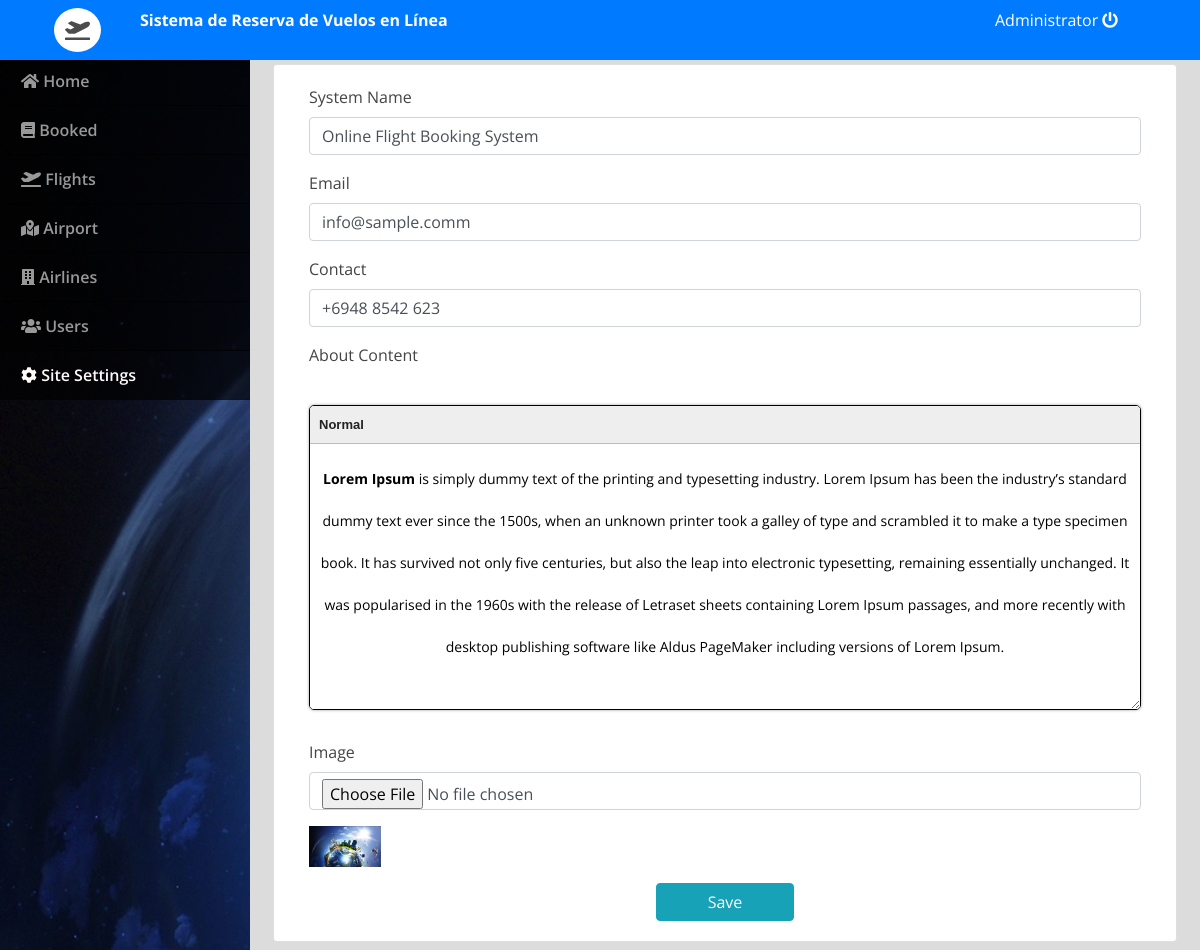
Page /admin/index.php?page=site_settings (signed in) on the earlier database version.
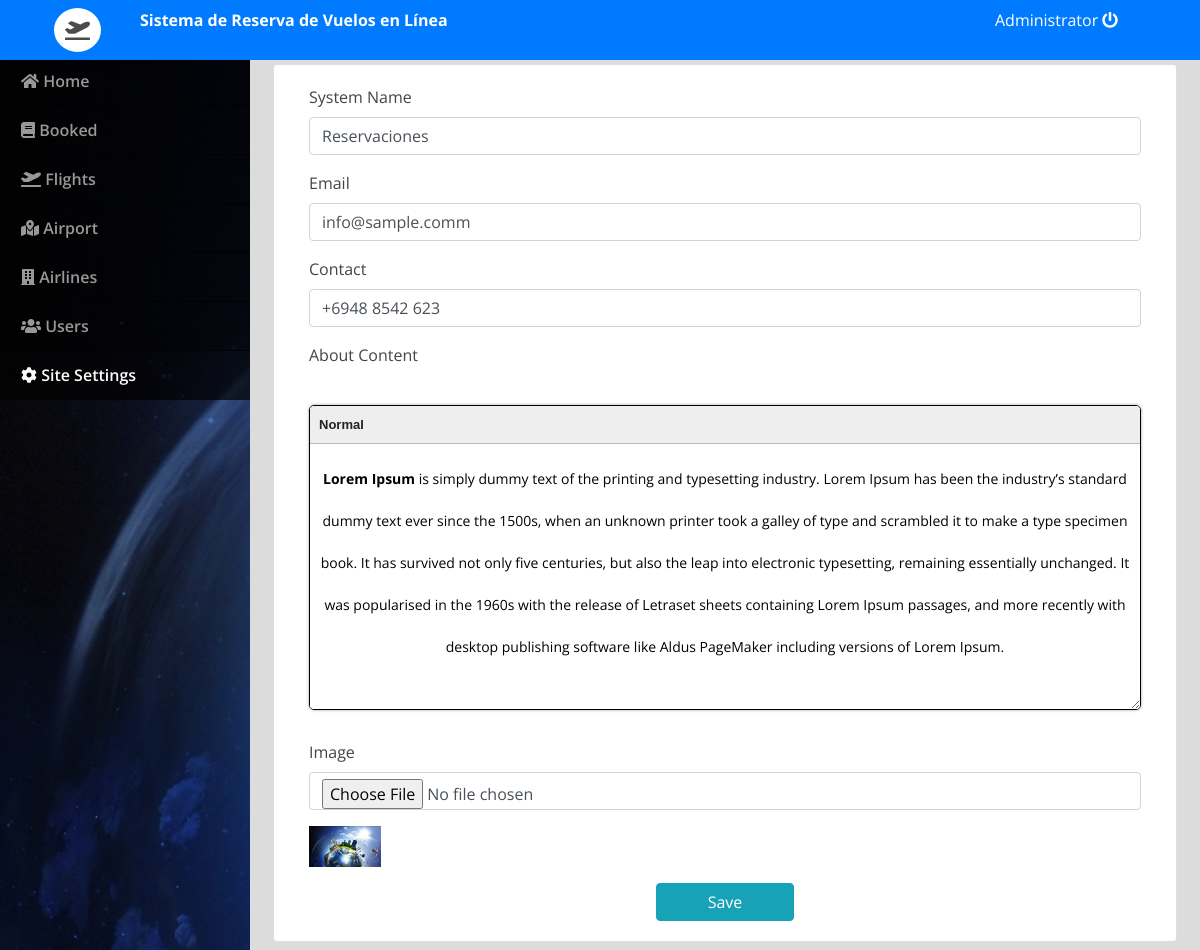
Same page on the later database version.
### tables this page shows
CREATE TABLE `system_settings` (
  `id` int(30) NOT NULL,
  `name` text NOT NULL,
  `email` varchar(200) NOT NULL,
  `contact` varchar(20) NOT NULL,
  `cover_img` text NOT NULL,
  `about_content` text NOT NULL
);

### admin/site_settings.php (the view, shortened to what this page needs)
<?php
include 'db_connect.php';
$qry = $conn->query("SELECT * from system_settings limit 1");
if($qry->num_rows > 0){
	foreach($qry->fetch_array() as $k => $val){
		$meta[$k] = $val;
	}
}
 ?>
<div class="container-fluid">
	<div class="card col-lg-12">
		<div class="card-body">
			<form action="" id="manage-settings">
				<div class="form-group">
					<label for="name" class="control-label">System Name</label>
					<input type="text" class="form-control" id="name" name="name" value="<?php echo isset($meta['name']) ? $meta['name'] : '' ?>" required>
				</div>
				<div class="form-group">
					<label for="email" class="control-label">Email</label>
					<input type="email" class="form-control" id="email" name="email" value="<?php echo isset($meta['email']) ? $meta['email'] : '' ?>" required>
				</div>
				<div class="form-group">
					<label for="contact" class="control-label">Contact</label>
					<input type="text" class="form-control" id="contact" name="contact" value="<?php echo isset($meta['contact']) ? $meta['contact'] : '' ?>" required>
				</div>
				<div class="form-group">
					<label for="about" class="control-label">About Content</label>
				</div>
				<div class="form-group">
					<label for="" class="control-label">Image</label>
					<input type="file" class="form-control" name="img" onchange="displayImg(this,$(this))">
				</div>
				<div class="form-group">
					<img src="<?php echo isset($meta['cover_img']) ? '../assets/img/'.$meta['cover_img'] :'' ?>" alt="" id="cimg">
				</div>
				<center>
					<button class="btn btn-info btn-primary btn-block col-md-2">Save</button>
				</center>
			</form>
		</div>
	</div>
</div>

### admin/index.php (shortened to what this page needs)
<!DOCTYPE html>
<html lang="en">
<head>
<?php
 include('./header.php');
 ?>
</head>
<body>
	<?php include 'topbar.php' ?>
	<?php include 'navbar.php' ?>
  <main id="view-panel" >
      <?php $page = isset($_GET['page']) ? $_GET['page'] :'home'; ?>
  	<?php include $page.'.php' ?>
  </main>
</body>
</html>

### admin/header.php (shortened to what this page needs)
  <link rel="stylesheet" href="assets/font-awesome/css/all.min.css">
<link href="assets/vendor/bootstrap/css/bootstrap.min.css" rel="stylesheet">
<link href="assets/vendor/icofont/icofont.min.css" rel="stylesheet">
<link href="assets/vendor/boxicons/css/boxicons.min.css" rel="stylesheet">
<link href="assets/vendor/venobox/venobox.css" rel="stylesheet">
<link href="assets/vendor/animate.css/animate.min.css" rel="stylesheet">
<link href="assets/vendor/remixicon/remixicon.css" rel="stylesheet">
<link href="assets/vendor/owl.carousel/assets/owl.carousel.min.css" rel="stylesheet">
<link href="assets/vendor/bootstrap-datepicker/css/bootstrap-datepicker.min.css" rel="stylesheet">
<link href="assets/DataTables/datatables.min.css" rel="stylesheet">
<link href="assets/css/jquery.datetimepicker.min.css" rel="stylesheet">
<link href="assets/css/select2.min.css" rel="stylesheet">
<link href="assets/css/style.css" rel="stylesheet">
<link type="text/css" rel="stylesheet" href="assets/css/jquery-te-1.4.0.css">

### admin/topbar.php (shortened to what this page needs)
<nav class="navbar navbar-light fixed-top bg-primary" style="padding:0;">
  <div class="container-fluid mt-2 mb-2">
  	<div class="col-lg-12">
  		<div class="col-md-1 float-left" style="display: flex;">
  			<div class="logo">
  				<span class="fa fa-plane-departure"></span>
  			</div>
  		</div>
      <div class="col-md-4 float-left text-white">
        <large><b>Sistema de Reserva de Vuelos en Línea</b></large>
      </div>
	  	<div class="col-md-2 float-right text-white">
	  		<a href="ajax.php?action=logout" class="text-white"><?php echo $_SESSION['login_name'] ?> <i class="fa fa-power-off"></i></a>
	    </div>
    </div>
  </div>
</nav>

### admin/navbar.php (shortened to what this page needs)
<nav id="sidebar" class='mx-lt-5 bg-dark' >
		<div class="sidebar-list">
				<a href="index.php?page=home" class="nav-item nav-home"><span class='icon-field'><i class="fa fa-home"></i></span> Home</a>
				<a href="index.php?page=booked" class="nav-item nav-booked"><span class='icon-field'><i class="fa fa-book"></i></span> Booked</a>
				<a href="index.php?page=flights" class="nav-item nav-flights"><span class='icon-field'><i class="fa fa-plane-departure"></i></span> Flights</a>
				<a href="index.php?page=airport" class="nav-item nav-airport"><span class='icon-field'><i class="fa fa-map-marked-alt"></i></span> Airport</a>
				<a href="index.php?page=airport" class="nav-item nav-airport"><span class='icon-field'><i class="fa fa-building"></i></span> Airlines</a>
				<?php if($_SESSION['login_type'] == 1): ?>
				<a href="index.php?page=users" class="nav-item nav-users"><span class='icon-field'><i class="fa fa-users"></i></span> Users</a>
				<a href="index.php?page=site_settings" class="nav-item nav-site_settings"><span class='icon-field'><i class="fa fa-cog"></i></span> Site Settings</a>
			<?php endif; ?>
		</div>
</nav>

### admin/assets/css/style.css (style rules this page uses)
body { font-family: "Open Sans", sans-serif; color: #444444; width: 100%; height: calc(100%); }
a { color: #1977cc; }
nav#sidebar { height: calc(100%); position: fixed; z-index: 99; left: 0; width: 250px; background: url(../../../assets/img/travel-cover.jpg); background-repeat: no-repeat; background-size: cover; }
a.nav-item { position: relative; display: block; padding: .75rem 1.25rem; margin-bottom: -1px; border: 1px solid rgba(0,0,0,.125); background-color: #000000c4; color: #989898; font-weight: 600; }
a.nav-item:hover, .nav-item.active { background-color: #000000ad; color: #fffafa; }
main#view-panel { margin-left: 250px; width:calc(100% - 250px); margin-top: 3.5rem; padding: .5em }

### admin/index.php (style rules this page uses)
body { background: #80808045; }

### admin/topbar.php (style rules this page uses)
.logo { margin: auto; font-size: 20px; background: white; padding: 7px 11px; border-radius: 50% 50%; color: #000000b3; }

### admin/site_settings.php (style rules this page uses)
img#cimg { max-height: 10vh; max-width: 6vw; }

Differences in the rows shown:
changed system_settings "info@sample.comm": name "Online Flight Booking System" → "Reservaciones"
